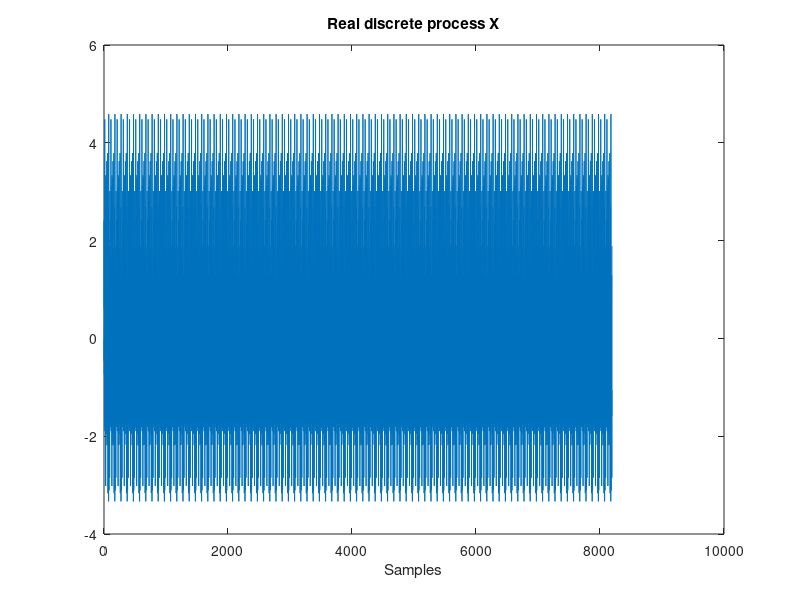

MATLAB code to generate this figure: (Note: this script raises an error after producing the figure.)
% Advanced Signal Processing, Homework 2
% Moschos Sotirios, 9030
clear
clc
close all
% Given data
omega=zeros(1,6);
lamda=zeros(1,6);
phi=zeros(1,6);

lamda(1)=0.12;
lamda(2)=0.3;
lamda(3)=lamda(1)+lamda(2);

lamda(4)=0.19;
lamda(5)=0.17;
lamda(6)=lamda(4)+lamda(5);

for k=1:6
    omega(k)=2*pi*lamda(k);
end

% Uniformly distributed numbers in range [0,2pi]
a=0;
b=2*pi;
phi=(b-a).*rand(6,1)+a;
phi(3)=phi(1)+phi(2);
phi(6)=phi(3)+phi(4);

N=8192; % Data length

%%%---1)Construct X[k]---%%%

X=zeros(N,1);
for k=1:N
    for j=1:6
       X(k)=cos(omega(j)*k+phi(j))+X(k);
    end
end
figure;
plot(X);
title('Real discrete process X')
xlabel('Samples')



%%%---2)Estimate Power Spectrum.Use 128 max shiftings for autocorrelation---%%%

% Estimate power spectrum or power density spectrum using dsp.SpectrumEstimator 
SE=dsp.SpectrumEstimator;
C2a=SE(X);
n1=length(C2a);
fs=1;
n1=length(C2a);
x=(0:n1-1)*(fs/n1);
y=C2a;
figure;
plot(x,y);

% Estimate power spectrum using autorr function
m1=mean(X);
acf=autocorr(X,128); % ACF
m2=acf;
c2=m2-m1^2; % covariance
C2b=abs(fft(c2));
fs=1;
n2=length(C2b);
x=(0:n2-1)*(fs/n2);
y=C2b;
figure;
plot(x,y);



%%%---3)Estimate bispectrum using indirect and direct method---%%%

M=256;
K=32;
L=64;

% Reshape a Nx1 vector to a KxM matrix
Y=reshape(X,M,K);

% Indirect method
figure;
C3a1_1=bisp3cum(Y,K,L,'u'); % Uniform hexagonal window, specify biased or unbiased estimate

figure;
C3a1_2=bispeci(Y,L,M,0,'unbiased',128,1);% Hexagonal window with unity values, HOSA
%{
hline1 = refline(0, 0); % Bispectrum symmetries
hline1.Color = 'k';
hline2 = refline(-1, 0.5);
hline2.Color = 'k';
hline3 = refline(1, 0);
hline3.Color = 'k';
%}

figure;
C3a2_1=bispeci(Y,L,M,0,'unbiased',128); % Parzen window,check others parameters as well, HOSA, check for fftlength(256)
%{
hline1 = refline(0, 0); % Bispectrum symmetries
hline1.Color = 'k';
hline2 = refline(-1, 0.5);
hline2.Color = 'k';
hline3 = refline(1, 0);
hline3.Color = 'k';
%}
figure;
C3a2_2=bisp3cum(Y,K,L,'p'); % Parzen window

% Direct method
figure;
C3b=bispecd(Y,M,0,M,0);
%{
hline1 = refline(0, 0); % Bispectrum symmetries
hline1.Color = 'k';
hline2 = refline(-1, 0.5);
hline2.Color = 'k';
hline3 = refline(1, 0);
hline3.Color = 'k';
%}







        












